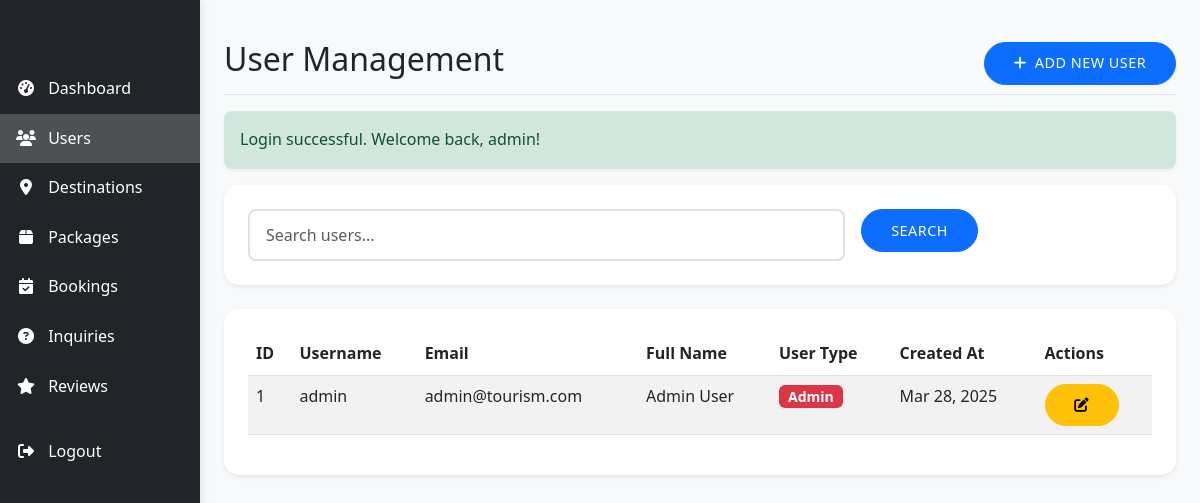
Before: /admin/users.php (signed in) with the older database file.
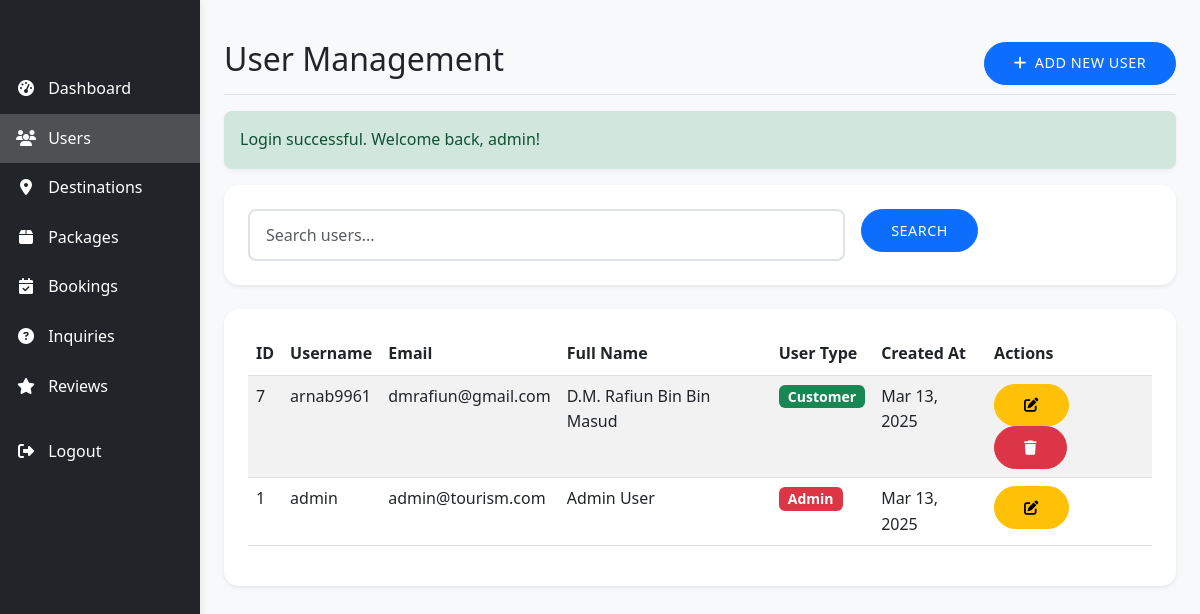
After: the same page with the newer database file.
### tables this page shows
CREATE TABLE `users` (
  `id` int(11) NOT NULL,
  `username` varchar(50) NOT NULL,
  `password` varchar(255) NOT NULL,
  `email` varchar(100) NOT NULL,
  `full_name` varchar(100) NOT NULL,
  `phone` varchar(20) DEFAULT NULL,
  `address` text DEFAULT NULL,
  `user_type` enum('admin','customer') DEFAULT 'customer',
  `created_at` timestamp NOT NULL DEFAULT current_timestamp()
);

### admin/users.php (the view, shortened to what the changed rows need)
<?php
require_once '../includes/config.php';
$search = isset($_GET['search']) ? sanitize_input($_GET['search']) : '';
$page = isset($_GET['page']) ? (int)$_GET['page'] : 1;
$items_per_page = 10;
$offset = ($page - 1) * $items_per_page;
$where_clause = $search ? "WHERE username LIKE '%$search%' OR email LIKE '%$search%' OR full_name LIKE '%$search%'" : "";
$query = "SELECT * FROM users $where_clause ORDER BY created_at DESC LIMIT ? OFFSET ?";
$stmt = mysqli_prepare($conn, $query);
mysqli_stmt_bind_param($stmt, "ii", $items_per_page, $offset);
mysqli_stmt_execute($stmt);
$result = mysqli_stmt_get_result($stmt);
?>
<!DOCTYPE html>
<html lang="en">
<head>
    <link href="https://cdn.jsdelivr.net/npm/bootstrap@5.3.0/dist/css/bootstrap.min.css" rel="stylesheet">
    <link rel="stylesheet" href="https://cdnjs.cloudflare.com/ajax/libs/font-awesome/6.4.0/css/all.min.css">
    <link rel="stylesheet" href="../css/style.css">
</head>
<body>
    <div class="container-fluid">
        <div class="row">
            <main class="col-md-9 ms-sm-auto col-lg-10 px-md-4 py-4">
                <div class="d-flex justify-content-between flex-wrap flex-md-nowrap align-items-center pt-3 pb-2 mb-3 border-bottom">
                    <h1 class="h2">User Management</h1>
                </div>
                <div class="card">
                    <div class="card-body">
                        <div class="table-responsive">
                            <table class="table table-striped table-hover">
                                <thead>
                                    <tr>
                                        <th>ID</th>
                                        <th>Username</th>
                                        <th>Email</th>
                                        <th>Full Name</th>
                                        <th>User Type</th>
                                        <th>Created At</th>
                                        <th>Actions</th>
                                    </tr>
                                </thead>
                                <tbody>
                                    <?php while ($user = mysqli_fetch_assoc($result)): ?>
                                    <tr>
                                        <td><?php echo $user['id']; ?></td>
                                        <td><?php echo htmlspecialchars($user['username']); ?></td>
                                        <td><?php echo htmlspecialchars($user['email']); ?></td>
                                        <td><?php echo htmlspecialchars($user['full_name']); ?></td>
                                        <td>
                                            <span class="badge <?php echo $user['user_type'] == 'admin' ? 'bg-danger' : 'bg-success'; ?>">
                                                <?php echo ucfirst($user['user_type']); ?>
                                            </span>
                                        </td>
                                        <td><?php echo date('M d, Y', strtotime($user['created_at'])); ?></td>
                                        <td>
                                            <button type="button" class="btn btn-sm btn-warning edit-user"
                                                    data-bs-toggle="modal"
                                                    data-bs-target="#editUserModal"
                                                    data-id="<?php echo $user['id']; ?>"
                                                    data-username="<?php echo htmlspecialchars($user['username']); ?>"
                                                    data-email="<?php echo htmlspecialchars($user['email']); ?>"
                                                    data-fullname="<?php echo htmlspecialchars($user['full_name']); ?>"
                                                    data-phone="<?php echo htmlspecialchars($user['phone']); ?>"
                                                    data-address="<?php echo htmlspecialchars($user['address']); ?>"
                                                    data-type="<?php echo $user['user_type']; ?>">
                                                <i class="fas fa-edit"></i>
                                            </button>
                                            <?php if ($user['user_type'] != 'admin'): ?>
                                            <button type="button" class="btn btn-sm btn-danger delete-user"
                                                    data-bs-toggle="modal"
                                                    data-bs-target="#deleteUserModal"
                                                    data-id="<?php echo $user['id']; ?>"
                                                    data-username="<?php echo htmlspecialchars($user['username']); ?>">
                                                <i class="fas fa-trash"></i>
                                            </button>
                                            <?php endif; ?>
                                        </td>
                                    </tr>
                                    <?php endwhile; ?>
                                </tbody>
                            </table>
                        </div>
                    </div>
                </div>
            </main>
        </div>
    </div>
</body>
</html>

Changed rows visible on the page:
added users: id "7", username "arnab9961", email "dmrafiun@gmail.com", full_name "D.M. Rafiun Bin Bin Masud", user_type "Customer", created_at "Mar 13, 2025"
changed users "admin": created_at "Mar 28, 2025" → "Mar 13, 2025"
